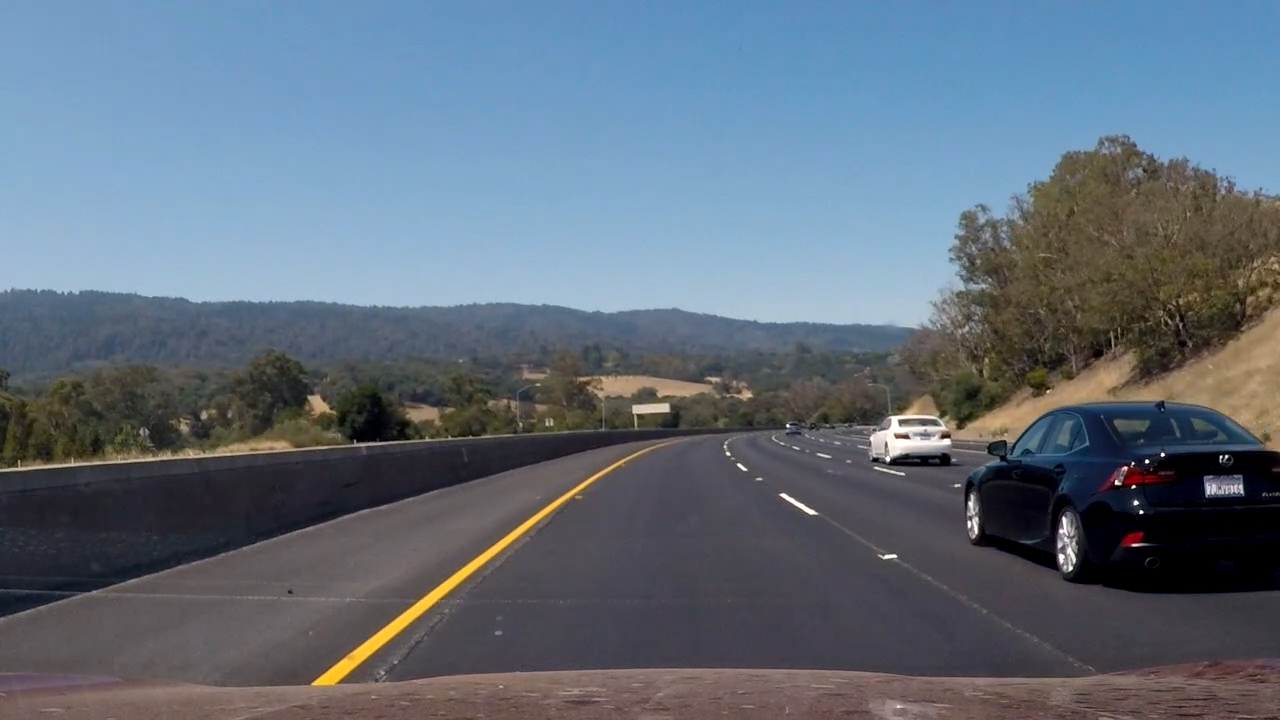
#> input picture test_images/debug_test1.jpg, 1280 x 720 px
$ python test.py   (older library calls are emulated)
#> lines starting #> are read from the running program, lines starting #| are printed output that depends on the picture; after the words box and inside, x2 and y2 are one past the last pixel; in counts of white or black regions, pixels touching at a corner belong together
### helper.py
import numpy as np
import cv2
import matplotlib.pyplot as plt

def color_thd(img, threshold, colorspace, ch):
    """convert rgb image to requested colorspace and run thresholding in requested channel"""
    img_colorspace = cv2.cvtColor(img, colorspace)
    img_channel = img_colorspace[:,:,ch]
    img_bin = np.zeros_like(img_channel)
    img_bin[(img_channel >= threshold[0]) & (img_channel <= threshold[1])] = 1
    return img_bin

def sobelx_thd(img, threshold):
    """run sobel-x operator on given rgb image and thresholding"""
    gray = cv2.cvtColor(img, cv2.COLOR_RGB2GRAY)
    """
    hls = cv2.cvtColor(img, cv2.COLOR_RGB2HLS)
    gray = hls[:,:,2]"""
    sobelx = cv2.Sobel(gray, cv2.CV_64F, 1, 0)
    abs_sobelx = np.absolute(sobelx)
    scaled_sobel = np.uint8(255*abs_sobelx/np.max(abs_sobelx))
    sx_binary = np.zeros_like(scaled_sobel)
    sx_binary[(scaled_sobel >= threshold[0]) & (scaled_sobel <= threshold[1])] = 1
    return sx_binary

def combined_thd(img):
    """run combined thresholding on given rgb image"""

    s_binary = color_thd(img, (170, 255), cv2.COLOR_RGB2HLS, 2)
    l_binary = color_thd(img, (120, 200), cv2.COLOR_RGB2HLS, 1)
    sx_binary = sobelx_thd(img, (20, 255))

    imgout_binary = np.zeros_like(img[:,:,0])
    imgout_binary[(s_binary==1) & (l_binary==1) | (sx_binary==1)] = 1
    #imgout_binary[(s_binary==1) | (sx_binary==1)] = 1
    return imgout_binary

def birds_eye(img, src, dst):
    """run perspective transformation to create bird's eye view"""
    M = cv2.getPerspectiveTransform(src, dst)
    img_size = (img.shape[1], img.shape[0])
    warped = cv2.warpPerspective(img, M, img_size, flags=cv2.INTER_LINEAR)
    return warped

# [26 lines left out: function lane_finder_series, not called in this run]

def lane_finder(img):
    """run sliding window algorithm to fine lane pixel coordinates"""
    # Take a histogram of the bottom half of the image to find starting point
    histogram = np.sum(img[img.shape[0]//2:,:], axis=0)
    midpoint = np.int(histogram.shape[0]//2)
    leftx_base = np.argmax(histogram[:midpoint])
    rightx_base = np.argmax(histogram[midpoint:]) + midpoint

    # HYPERPARAMETERS
    nwindows = 9 # number of sliding windows
    margin = 100 # width of the windows +/- margin
    minpix = 50 # minimum number of pixels found to recenter window

    # Set height of windows - based on nwindows above and image shape
    window_height = np.int(img.shape[0]//nwindows)
    # Identify the x and y positions of all nonzero pixels in the image
    nonzero = img.nonzero()
    nonzeroy = np.array(nonzero[0])
    nonzerox = np.array(nonzero[1])
    # Current positions to be updated later for each window in nwindows
    leftx_current = leftx_base
    rightx_current = rightx_base

    # Create empty lists to receive left and right lane pixel indices
    left_lane_idx = []
    right_lane_idx = []

    # Step through the windows one by one
    for window in range(nwindows):
        # Identify window boundaries in x and y (and right and left)
        win_y_low = img.shape[0] - (window+1)*window_height
        win_y_high = img.shape[0] - window*window_height
        win_xleft_low = leftx_current-margin
        win_xleft_high = leftx_current+margin
        win_xright_low = rightx_current-margin
        win_xright_high = rightx_current+margin

        # Identify the nonzero pixels in x and y within the window
        good_left_idx = np.nonzero((nonzerox>=win_xleft_low) & (nonzerox<=win_xleft_high) & \
        (nonzeroy>=win_y_low) & (nonzeroy<=win_y_high))[0]
        good_right_idx = np.nonzero((nonzerox>=win_xright_low) & (nonzerox<=win_xright_high) & \
        (nonzeroy>=win_y_low) & (nonzeroy<=win_y_high))[0]

        # Append these indices to the lists
        left_lane_idx.append(good_left_idx)
        right_lane_idx.append(good_right_idx)

        # Update window position if necessary
        if len(good_left_idx) >= minpix:
            leftx_current = np.int(np.average(nonzerox[good_left_idx]))
        if len(good_right_idx) >= minpix:
            rightx_current = np.int(np.average(nonzerox[good_right_idx]))

    # Concatenate the arrays of indices (previously was a list of lists of pixels)
    try:
        left_lane_idx = np.concatenate(left_lane_idx)
        right_lane_idx = np.concatenate(right_lane_idx)
    except ValueError:
        # Avoids an error if the above is not implemented fully
        pass

    # Extract left and right line pixel positions
    leftx = nonzerox[left_lane_idx]
    lefty = nonzeroy[left_lane_idx]
    rightx = nonzerox[right_lane_idx]
    righty = nonzeroy[right_lane_idx]

    return leftx, lefty, rightx, righty

# [113 lines left out: functions get_real_curvrad, get_lane_center, warped_lane_polygon, warped_lanepix, overlay_annotate_img, diagnostic_img, not called in this run]

def concat_tile(im_list_2d):
    return cv2.vconcat([cv2.hconcat(im_list_h) for im_list_h in im_list_2d])

# Define a class to receive the characteristics of each line detection
class Lane():
    # [15 lines left out: function __init__, not called in this run]

    def lane_img_size(self, img_size):
        self.img_size = img_size

    # [41 lines left out: function fit_sanity_check, not called in this run]

### test.py
import matplotlib.pyplot as plt
import cv2
import helper as h
import numpy as np
import pickle

# load camera calibration
[mtx, dist] = pickle.load(open( "camera_cal_result.p", "rb" ))
#> (reads camera_cal_result.p from the repository)

# select an image to work with
#image = cv2.imread('test_images/test1.jpg')
image = cv2.imread('test_images/debug_test1.jpg')
#> image is the input picture: shape (720, 1280, 3); mean B, G, R 123, 109.5, 97
#image = cv2.imread('test_images/straight_lines2.jpg')
image_rgb = cv2.cvtColor(image, cv2.COLOR_BGR2RGB)

# Un-distort the original image
img_undist = cv2.undistort(image_rgb, mtx, dist, None, mtx)

# Color and gradient thresholding
img_bin = h.combined_thd(img_undist)
#> in color_thd, `img_colorspace = cv2.cvtColor(img, colorspace)`: img_colorspace: shape (720, 1280, 3); mean of channels 0, 1, 2 90.8, 109.3, 63.8
#> in combined_thd, `s_binary = color_thd(img, (170, 255), cv2.COLOR_RGB2HLS, 2)`:
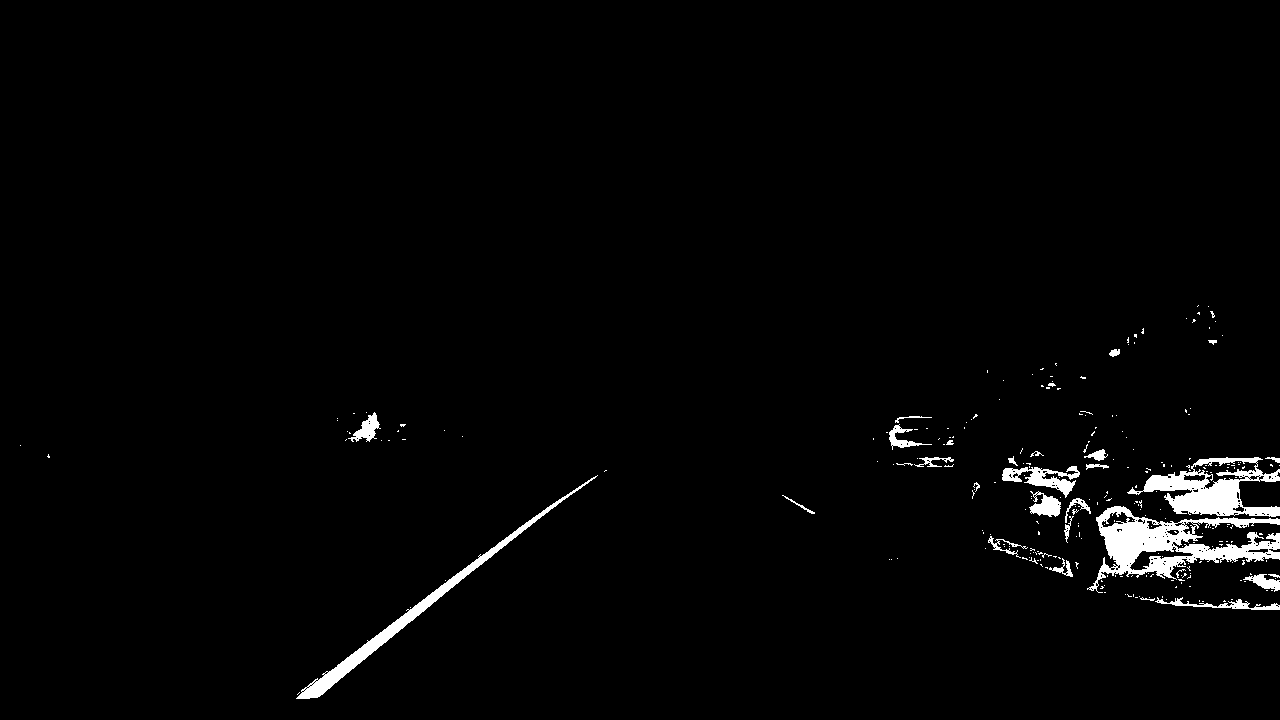
#> s_binary: shape (720, 1280); values 0 (black) and 1 (white), 2% white; 264 white regions (234 under 20 px), largest, box (x1, y1, x2, y2) and area: (1087, 506, 1280, 593) 5971, (1127, 457, 1280, 517) 3888, (296, 475, 598, 699) 3042
#> call 2 of color_thd, with threshold = (120, 200), colorspace = 53, ch = 1
#> in color_thd (call 2), `img_channel = img_colorspace[:,:,ch]`:
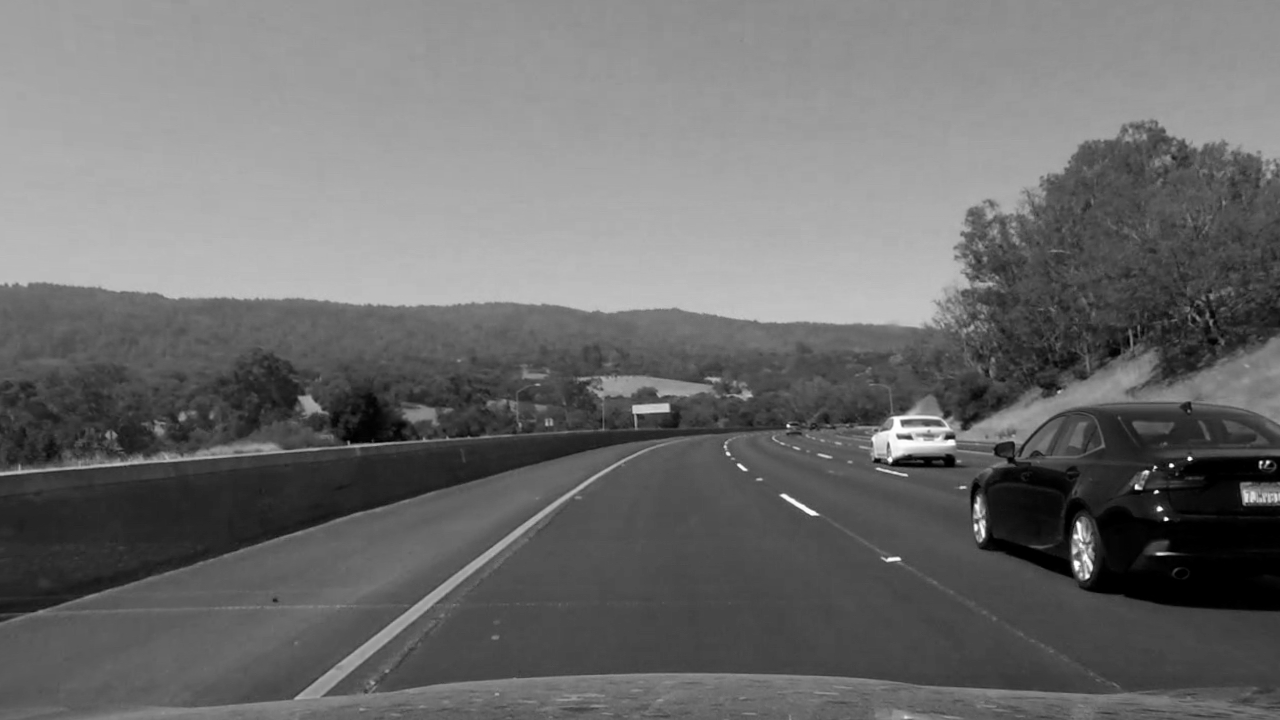
#> img_channel: shape (720, 1280); min 0, max 255, mean 109.3
#> in combined_thd, `l_binary = color_thd(img, (120, 200), cv2.COLOR_RGB2HLS, 1)`: l_binary: shape (720, 1280); values 0 (black) and 1 (white), 41.2% white; 347 white regions (283 under 20 px), largest, box (x1, y1, x2, y2) and area: (0, 0, 1280, 331) 348759, (855, 338, 1280, 463) 10640, (84, 442, 898, 720) 9776
#> in sobelx_thd, `sobelx = cv2.Sobel(gray, cv2.CV_64F, 1, 0)`:
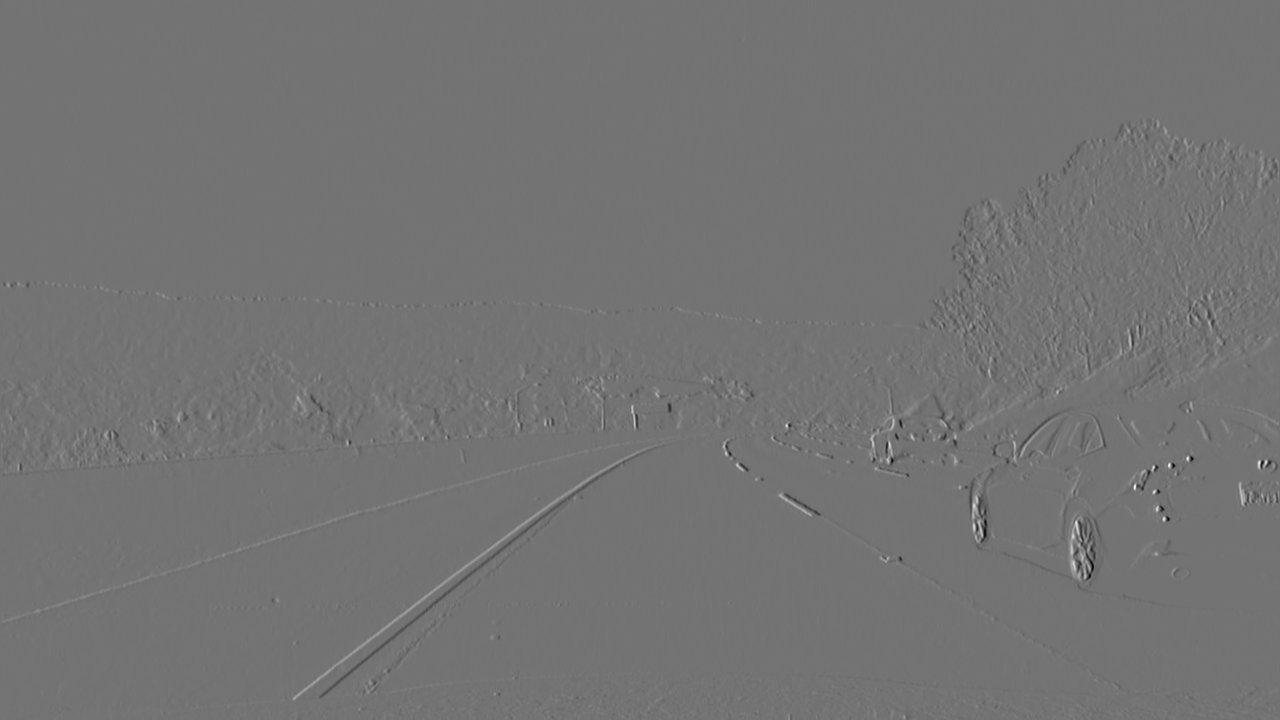
#> sobelx: shape (720, 1280) float64; min -683, max 819, mean -0.1; drawn with min black and max white
#> in combined_thd, `sx_binary = sobelx_thd(img, (20, 255))`: sx_binary: shape (720, 1280); values 0 (black) and 1 (white), 2.7% white in thin lines or dots, all inside (x1, y1, x2, y2) = (1, 120, 1279, 720)
#> img_bin: shape (720, 1280); values 0 (black) and 1 (white), 2.9% white; 1889 white regions (1677 under 20 px), largest, box (x1, y1, x2, y2) and area: (292, 448, 651, 701) 5014, (1068, 512, 1097, 581) 1198, (969, 478, 990, 550) 792

# Apply perspective transform to the binary lane image
ysize = image.shape[0]
#> ysize = 720
xsize = image.shape[1]
#> xsize = 1280
x_offset = 250
src_points = np.array([[(200, ysize),(0.43*xsize, 0.65*ysize), (0.57*xsize, 0.65*ysize), \
(xsize-100, ysize)]], dtype=np.float32)
#src_points = np.array([[190,720],[585,455],[705,455],[1130,720]],dtype=np.float32)
dst_points = np.array([[(x_offset, ysize), (x_offset, 0), (xsize-x_offset, 0), \
(xsize-x_offset, ysize)]], dtype=np.float32)
img_top = h.birds_eye(img_bin, src_points, dst_points)
#> in birds_eye, `warped = cv2.warpPerspective(img, M, img_size, flags=cv2.INTER_LINEAR)`:
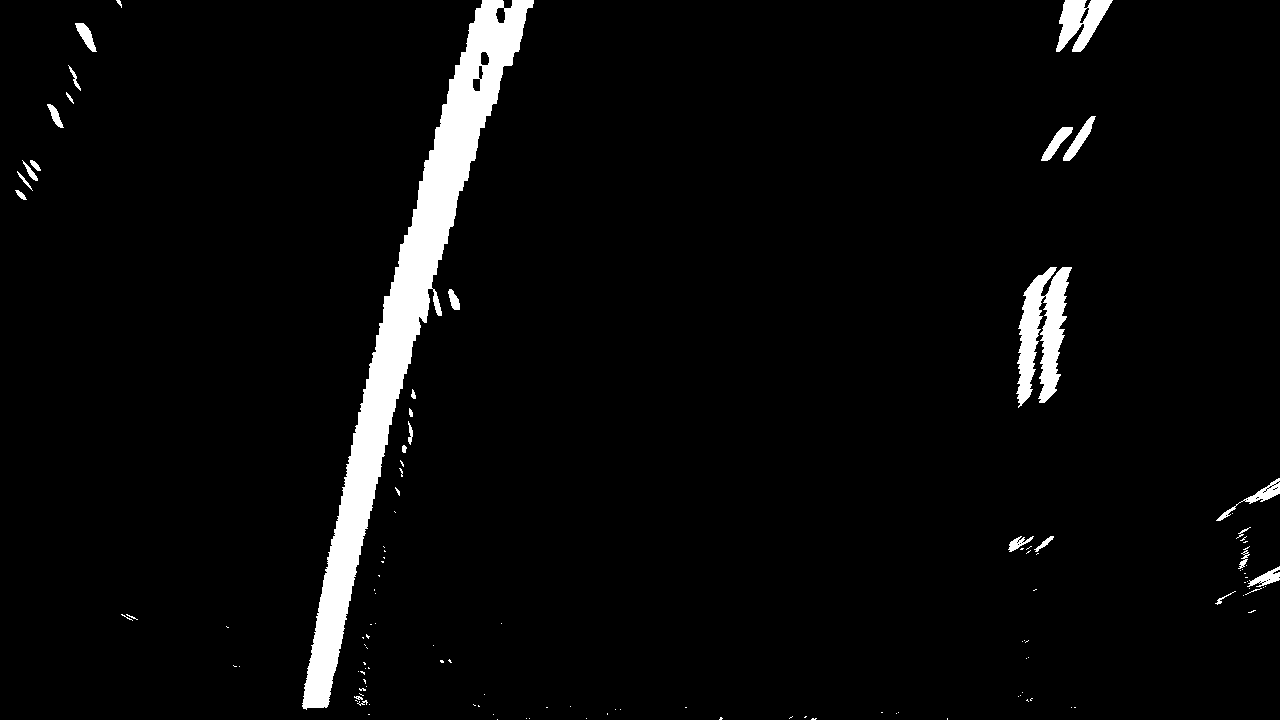
#> warped: shape (720, 1280); values 0 (black) and 1 (white), 4% white; 121 white regions (92 under 20 px), largest, box (x1, y1, x2, y2) and area: (302, 0, 534, 710) 27177, (1016, 267, 1072, 408) 4363, (1056, 0, 1113, 52) 1672

# Run sliding windows to identify lane line pixels
left_x, left_y, right_x, right_y = h.lane_finder(img_top)
#> in lane_finder, `histogram = np.sum(img[img.shape[0]//2:,:], axis=0)`: histogram = 1280 values, max 162 at index 364, min 0 at index 0, mean 10.92
#> in lane_finder, `leftx_base = np.argmax(histogram[:midpoint])`: leftx_base = 364
#> in lane_finder, `rightx_base = np.argmax(histogram[midpoint:]) + midpoint`: rightx_base = 1021
#> in lane_finder, `nonzero = img.nonzero()`: nonzero = 36791 positions, rows 0 to 719, columns 15 to 1279
#> in lane_finder, `leftx_current = leftx_base`: leftx_current = 364
#> in lane_finder, `rightx_current = rightx_base`: rightx_current = 1021
#> the loop in lane_finder, `for window in range(nwindows):` made 9 passes
#> (win_xleft_low, win_xleft_high, win_xright_low, win_xright_high, leftx_current, rightx_current) on passes 3, 4, 5, 6, 8, 9: (235, 435, 921, 1121, 352, 1027), (252, 452, 927, 1127, 371, 1029), (271, 471, 929, 1129, 390, 1038), (290, 490, 938, 1138, 415, 1046), (337, 537, 946, 1146, 463, 1068), (363, 563, 968, 1168, 492, 1080)
#> (win_xleft_low, win_xleft_high, win_xright_low, win_xright_high, good_right_idx, leftx_current) on pass 2: (224, 424, 921, 1121, [33111, 33112, 33149, 33150, 34750, 34751], 335)
#> after the loop in lane_finder, `for window in range(nwindows):`: left_lane_idx = 9 items
#> in lane_finder, `right_lane_idx = np.concatenate(right_lane_idx)`: right_lane_idx = 7247 values, max 36790 at index 24, min 47 at index 5575, mean 15518
#> in lane_finder, `rightx = nonzerox[right_lane_idx]`: rightx = 7247 values, max 1112 at index 5618, min 947 at index 23, mean 1053.1
#> in lane_finder, `righty = nonzeroy[right_lane_idx]`: righty = 7247 values, max 719 at index 24, min 0 at index 5575, mean 248
#> right_x has the same summary as rightx in lane_finder; right_y has the same summary as righty in lane_finder

# Determine pixel -> real world meter correlations, note that this is in "birds_eye view" space
mx = 3/80 # this is the length of dashed lane line
my = 3.7/465 # this is the distance between lane lines

# Run polyfit and determine curvature of the lane and the distance between vehicle center and lane center
#> (the run stopped early here; a loop or call above may not have finished)
